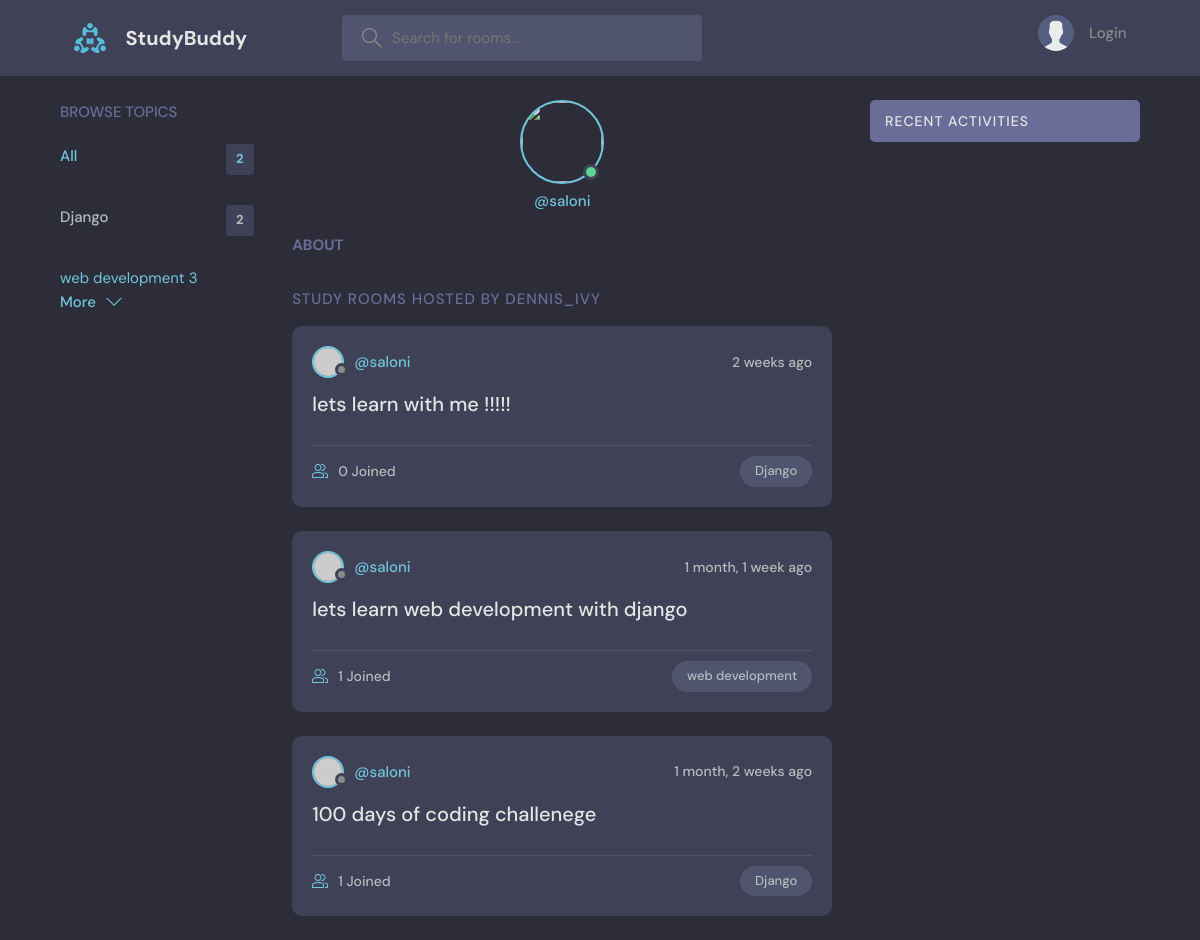
The page /profile/1 on the database as committed earlier.
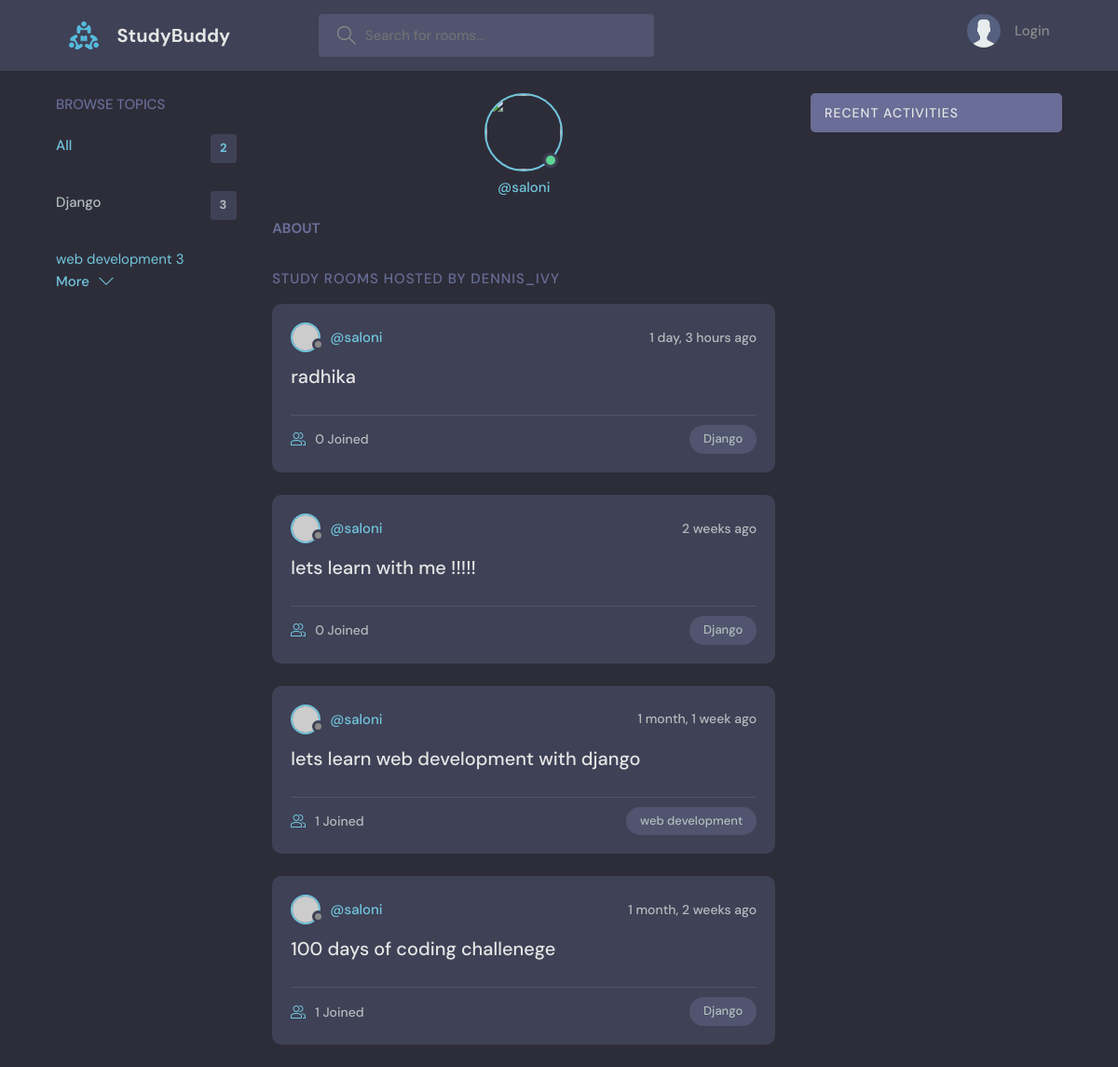
The same page on the database as committed later.
### base/models.py (models this page shows, shortened)
class Topic(models.Model):
    name = models.CharField(max_length=200)

class Room(models.Model):
    host = models.ForeignKey(User, on_delete=models.SET_NULL, null=True, related_name='room_set')
    topic = models.ForeignKey(Topic, on_delete=models.SET_NULL, null=True)
    name = models.CharField(max_length=200)
    description = models.TextField(null=True, blank=True)
    participants = models.ManyToManyField(User, blank=True, related_name='participating_rooms')
    updated = models.DateTimeField(auto_now=True)
    created = models.DateTimeField(auto_now_add=True)
    class Meta:
        ordering = ['-updated', '-created']

### base/views.py (the view)
# urls.py: path('profile/<str:pk>', views.userProfile, name = "user-profile"),
def userProfile(request, pk):
    user = User.objects.get(id=pk)
    rooms = user.room_set.all()
    room_message = user.message_set.all()
    topics = Topic.objects.all()
    context = {'user': user, 'rooms': rooms, 'room_message': room_message, 'topics':topics}
    return render(request, 'base/profile.html', context)

### base/templates/base/profile.html (shortened to what this page needs)
{% extends 'main.html' %}
{% block content %}
<main class="profile-page layout layout--3">
  <div class="container">
    {% include 'base/topics_component.html' %}
    <div class="roomList">
      <div class="profile">
        <div class="profile__avatar">
          <div class="avatar avatar--large active">
            <img src="{{user.avatar.url}}" />
          </div>
        </div>
        <div class="profile__info">
          <p>@{{user.username}}</p>
        </div>
        <div class="profile__about">
          <h3>About</h3>
        </div>
      </div>
      <div class="roomList__header">
        <div>
          <h2>Study Rooms Hosted by dennis_ivy</a>
          </h2>
        </div>
      </div>
      {% include 'base/feed_component.html' %}
    </div>
    {% include 'base/activity_component.html' %}
  </div>
</main>
{% endblock content %}

### base/templates/base/topics_component.html
<div class="topics">
    <div class="topics__header">
      <h2>Browse Topics</h2>
    </div>
    <ul class="topics__list">
      <li>
        <a href="{%url 'home' %}" class="active">All <span>{{topics.count}}</span></a>
      </li>
      <li>
        {% for topic in topics %}
        <a href="{% url 'home' %}?q={{ topic.name }}">{{topic.name}} <span>{{topic.room_set.all.count}}</span></a>
      </li>
     {% endfor %}
    </ul>
    <button class="btn btn--link" href="/">
      More
      <svg version="1.1" xmlns="http://www.w3.org/2000/svg" width="32" height="32" viewBox="0 0 32 32">
        <title>chevron-down</title>
        <path d="M16 21l-13-13h-3l16 16 16-16h-3l-13 13z"></path>
      </svg>
    </button>
  </div>

### base/templates/base/feed_component.html (shortened to what this page needs)
{% for room in rooms %}
<div class="roomListRoom">
    <div class="roomListRoom__header">
      <a href="{%url 'user-profile' room.host.id%}" class="roomListRoom__author">
        <div class="avatar avatar--small">
          <img src="https://randomuser.me/api/portraits/women/11.jpg" />
        </div>
        <span>@{{room.host.username}}</span>
      </a>
      <div class="roomListRoom__actions">
        <span>{{room.created|timesince}} ago</span>
      </div>
    </div>
    <div class="roomListRoom__content">
      <a href="{%url 'room' room.id %}">{{room.name}}</a>
    </div>
    <div class="roomListRoom__meta">
      <a href="{% url 'room' room.id%}" class="roomListRoom__joined">
        {{room.participants.all.count}} Joined
      </a>
      <p class="roomListRoom__topic">{{room.topic.name}}</p>
    </div>
  </div>
{% endfor %}

Rows that differ between the two databases and show on the page:
computed for Topic "Django": room_set.all.count "2" → "3"
added Room: host.username "saloni", created "1 day, 3 hours", name "radhika", participants.all.count "0", topic.name "Django"
